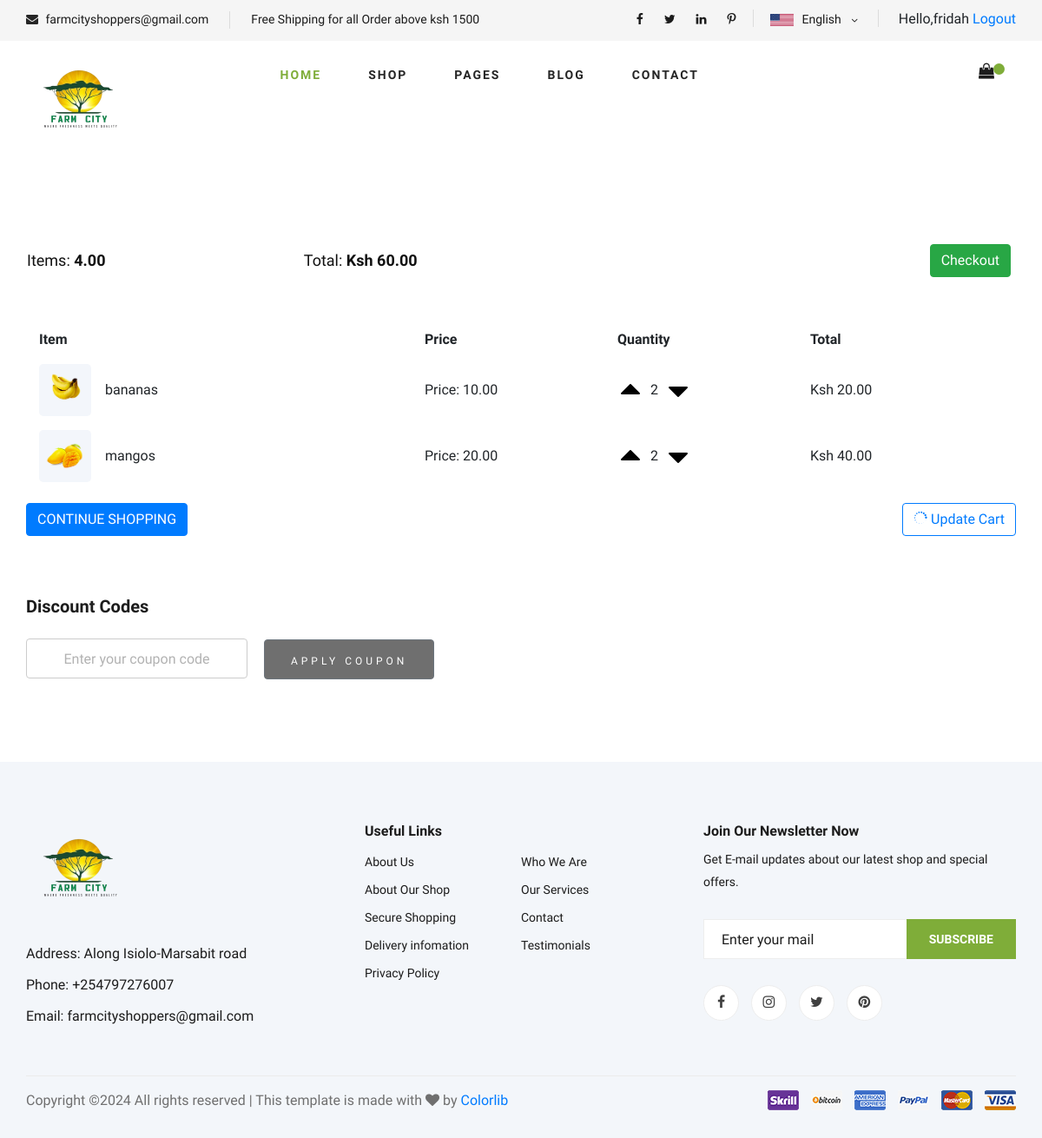
Page /cart/ (signed in) on the earlier database version.
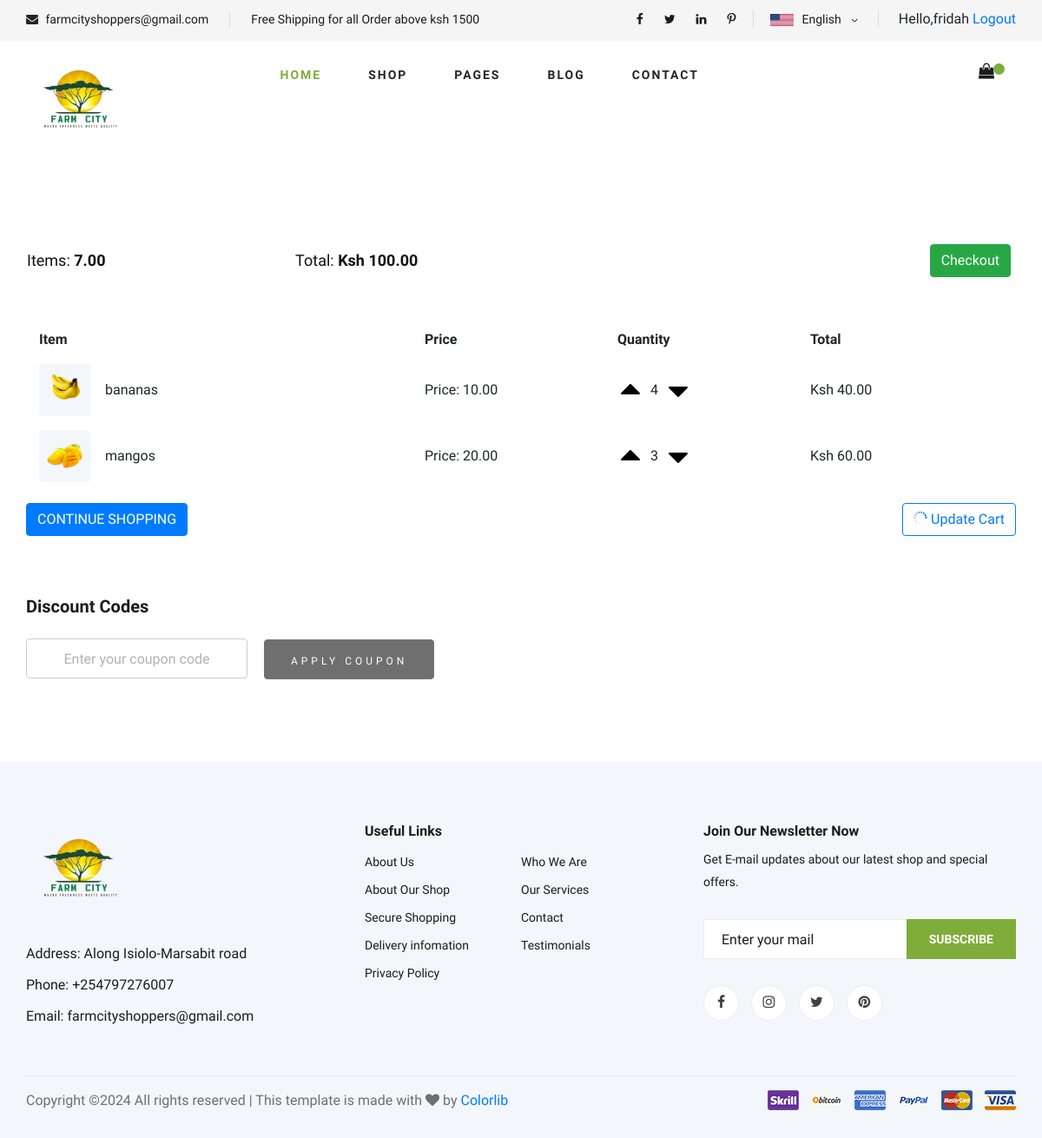
Same page on the later database version.
### farmcityecommerce/models.py (models this page shows, shortened)
class Order(models.Model):
    customer = models.ForeignKey(Customer, on_delete=models.SET_NULL, blank=True, null=True)
    date_ordered= models.DateTimeField(auto_now_add=True)
    complete = models.BooleanField(default=False, null=True, blank=False)
    transction_id = models.CharField(max_length=200, null=True)
    @property
    def get_cart_total(self):
        orderitems = self.orderitem_set.all()
        total = sum([item.get_total for item in orderitems])
        return total
    @property
    def get_cart_items(self):
        orderitems = self.orderitem_set.all()
        total = sum([item.quantity for item in orderitems])
        return total

class OrderItem(models.Model):
     product = models.ForeignKey(Product, on_delete=models.SET_NULL, blank=True, null=True)
     order = models.ForeignKey(Order, on_delete=models.SET_NULL, blank=True, null=True)
     quantity = models.IntegerField(default=0, null=True, blank=True)
     date_added = models.DateTimeField(auto_now_add=True)
     @property
     def get_total(self):
         total = self.product.price * self.quantity
         return total

class Product(models.Model):
    name = models.CharField(max_length=300,null=True)
    description= models.TextField()
    price= models.FloatField()
    Availability = models.BooleanField(default=False,null=True,blank=False)
    image = models.ImageField(upload_to='product/' ,null=True, blank=True)

### farmcityecommerce/views.py (the view)
# urls.py: path("cart/", views.cart, name="cart"),
def cart(request):
    if request.user.is_authenticated:
        customer = request.user.customer
        order, created = Order.objects.get_or_create(customer=customer, complete= False)
        items= order.orderitem_set.all()
        cartItems = order.get_cart_items
    else:
        items = []
        order = {'get_cart_total':0, 'get_cart_items':0}
    context= {'items': items,'order':order}
    return render(request, 'farmcityecommerce/cart.html',context)

### farmcityecommerce/templates/farmcityecommerce/cart.html
{% extends 'partials/base.html' %}
{% load static %}
{% block content %}
<section class="shoping-cart spad">
    <div class="container">
        <div class="row mb-4">
            <div class="col-lg-12">
                <table class="shoping__cart__table w-100">
                    <tr>
                        <th><h5>Items: <strong>{{order.get_cart_items|floatformat:2}}</strong></h5></th>
                        <th><h5>Total: <strong>Ksh {{order.get_cart_total|floatformat:2}} </strong></h5></th>
                        <th>
                            <a style="float:right; margin:5px;" class="btn btn-success" href="{% url 'farmcityecommerce:checkout' %}">
                                Checkout
                            </a>
                        </th>
                    </tr>
                </table>
            </div>
        </div>
        <div class="container">
            <div class="cart-row d-flex justify-content-between align-items-center mb-3">
                <div style="flex: 2"><strong>Item</strong></div>
                <div style="flex: 1"><strong>Price</strong></div>
                <div style="flex: 1"><strong>Quantity</strong></div>
                <div style="flex: 1"><strong>Total</strong></div>
            </div>
            {% for item in items %}
            <div class="cart-row d-flex justify-content-between align-items-center mb-3">
                <div style="flex: 2" class="d-flex align-items-center">
                    <img class="row-image mr-3" src="{{ item.product.image.url }}" alt="Product Image"
                         style="width: 60px; height: 60px; border-radius: 5px;">
                    <span>{{ item.product.name }}</span>
                </div>
                <div style="flex: 1">Price: {{ item.product.price|floatformat:2 }}</div>
                <div style="flex: 1" class="quantity-control">
                    <div class="d-flex align-items-center">
                        <img data-product={{item.product.id}} onclick="add" class="chg-quantity updatecart" src="{% static 'img/arrowup.png' %}">
                        <span id="quantity-display-{{ item.id }}" class="mx-2">{{ item.quantity }}</span>
                        <img data-product={{item.product.id}} data-action="remove" class="chg-quantity updatecart" src="{% static 'img/arrowdown.png' %}" >
                    </div>
                </div>
                <div style="flex: 1">Ksh {{ item.get_total|floatformat:2 }}</div>
            </div>
            {% endfor %}
        </div>
        <div class="row mt-4">
            <div class="col-lg-12">
                <div class="shoping__cart__btns d-flex justify-content-between">
                    <a href="{% url 'farmcityecommerce:home' %}" class="btn btn-primary">CONTINUE SHOPPING</a>
                    <a href="#" class="btn btn-outline-primary">
                        <span class="icon_loading"></span> Update Cart
                    </a>
                </div>
            </div>
            <div class="col-lg-6 mt-4">
                <div class="shoping__continue">
                    <div class="shoping__discount">
                        <h5>Discount Codes</h5>
                        <form action="#">
                            <input type="text" class="form-control mb-3" placeholder="Enter your coupon code">
                            <button type="submit" class="btn btn-secondary">APPLY COUPON</button>
                        </form>
                    </div>
                </div>
            </div>
</section>
{% endblock content %}

### farmcityecommerce/templates/partials/base.html (shortened to what this page needs)
{% load static %}
<!DOCTYPE html>
<html lang="zxx">
<head>
    <link rel="stylesheet" href="{% static 'css/bootstrap.min.css' %}" type="text/css">
    <link rel="stylesheet" href="{% static 'css/font-awesome.min.css' %}" type="text/css">
    <link rel="stylesheet" href="{% static 'css/elegant-icons.css' %}" type="text/css">
    <link rel="stylesheet" href="{% static 'css/nice-select.css' %}" type="text/css">
    <link rel="stylesheet" href="{% static 'css/jquery-ui.min.css' %}" type="text/css">
    <link rel="stylesheet" href="{% static 'css/owl.carousel.min.css' %}" type="text/css">
    <link rel="stylesheet" href="{% static 'css/slicknav.min.css' %}" type="text/css">
    <link rel="stylesheet" href="{% static 'css/style.css' %}" type="text/css">
</head>
<body>
    <header class="header">
        <div class="header__top">
            <div class="container">
                <div class="row">
                    <div class="col-lg-6 col-md-6">
                        <div class="header__top__left">
                            <ul>
                                <li><i class="fa fa-envelope"></i> farmcityshoppers@gmail.com</li>
                                <li>Free Shipping for all Order above ksh 1500</li>
                            </ul>
                        </div>
                    </div>
                    <div class="col-lg-6 col-md-6">
                        <div class="header__top__right">
                            <div class="header__top__right__social">
                                <a href="#"><i class="fa fa-facebook"></i></a>
                                <a href="#"><i class="fa fa-twitter"></i></a>
                                <a href="#"><i class="fa fa-linkedin"></i></a>
                                <a href="#"><i class="fa fa-pinterest-p"></i></a>
                            </div>
                            <div class="header__top__right__language">
                                <img src="{% static 'img/language.png' %}" alt="">
                                <div>English</div>
                                <span class="arrow_carrot-down"></span>
                            </div>
                            <span>Hello,{{request.user}}</span>
                            <span><a href="{% url 'farmcityecommerce:logout' %}">Logout</a></span>
                        </div>
                    </div>
                </div>
            </div>
        </div>
        <div class="container">
            <div class="row">
                <div class="col-lg-3">
                    <div class="header__logo">
                        <a href="./index.html"><img src="{% static 'img/logo.png' %}" alt=""></a>
                    </div>
                </div>
                <div class="col-lg-6">
                    <nav class="header__menu">
                        <ul>
                            <li class="active"><a href="./index.html">Home</a></li>
                            <li><a href="./shop-grid.html">Shop</a></li>
                            <li><a href="#">Pages</a>
                            </li>
                            <li><a href="./blog.html">Blog</a></li>
                            <li><a href="./contact.html">Contact</a></li>
                        </ul>
                    </nav>
                </div>
                <div class="col-lg-3">
                    <div class="header__cart">
                        <ul>
                            <li><a href="{% url 'farmcityecommerce:cart' %}"><i class="fa fa-shopping-bag"></i> <span>{{cartItems}}</a></li>
                        </ul>
                    </div>
                </div>
            </div>
        </div>
        {% block content %}{% endblock %}
       <footer class="footer spad">
        <div class="container">
            <div class="row">
                <div class="col-lg-3 col-md-6 col-sm-6">
                    <div class="footer__about">
                        <div class="footer__about__logo">
                            <a href="./index.html"><img src="{% static 'img/logo.png' %}" alt=""></a>
                        </div>
                        <ul>
                            <li>Address: Along Isiolo-Marsabit road</li>
                            <li>Phone: +254797276007</li>
                            <li>Email: farmcityshoppers@gmail.com</li>
                        </ul>
                    </div>
                </div>
                <div class="col-lg-4 col-md-6 col-sm-6 offset-lg-1">
                    <div class="footer__widget">
                        <h6>Useful Links</h6>
                        <ul>
                            <li><a href="#">About Us</a></li>
                            <li><a href="#">About Our Shop</a></li>
                            <li><a href="#">Secure Shopping</a></li>
                            <li><a href="#">Delivery infomation</a></li>
                            <li><a href="#">Privacy Policy</a></li>
                        </ul>
                        <ul>
                            <li><a href="#">Who We Are</a></li>
                            <li><a href="#">Our Services</a></li>
                            <li><a href="#">Contact</a></li>
                            <li><a href="#">Testimonials</a></li>
                        </ul>
                    </div>
                </div>
                <div class="col-lg-4 col-md-12">
                    <div class="footer__widget">
                        <h6>Join Our Newsletter Now</h6>
                        <p>Get E-mail updates about our latest shop and special offers.</p>
                        <form action="#">
                            <input type="text" placeholder="Enter your mail">
                            <button type="submit" class="site-btn">Subscribe</button>
                        </form>
                        <div class="footer__widget__social">
                            <a href="#"><i class="fa fa-facebook"></i></a>
                            <a href="#"><i class="fa fa-instagram"></i></a>
                            <a href="#"><i class="fa fa-twitter"></i></a>
                            <a href="#"><i class="fa fa-pinterest"></i></a>
                        </div>
                    </div>
                </div>
            </div>
            <div class="row">
                <div class="col-lg-12">
                    <div class="footer__copyright">
                        <div class="footer__copyright__text"><p>
  Copyright &copy;<script>document.write(new Date().getFullYear());</script> All rights reserved | This template is made with <i class="fa fa-heart" aria-hidden="true"></i> by <a href="https://colorlib.com" target="_blank">Colorlib</a>
  </p></div>
                        <div class="footer__copyright__payment"><img src="{% static 'img/payment-item.png' %}" alt=""></div>
                    </div>
                </div>
            </div>
        </div>
    </footer>

Differences in the rows shown:
changed through a linked row, Order: get_cart_items "4.00" → "7.00"; get_cart_total "60.00" → "100.00"
changed OrderItem "bananas": quantity "2" → "4"; get_total "20.00" → "40.00"
changed OrderItem "mangos": quantity "2" → "3"; get_total "40.00" → "60.00"
